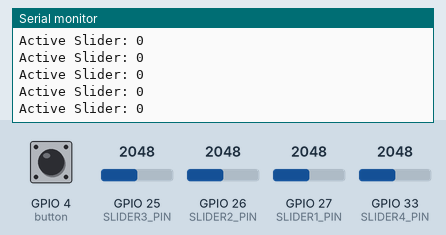
Recording of a sketch running on a simulated ESP32. Shown: the last lines printed to the serial monitor. The inputs (shaded band) are chosen by the test bench; at power-on: GPIO 4 (button) HIGH, GPIO 27 (SLIDER1_PIN) = 2048, GPIO 25 (SLIDER3_PIN) = 2048, GPIO 26 (SLIDER2_PIN) = 2048, GPIO 33 (SLIDER4_PIN) = 2048.

Above: at 1.2 s.
1.3 s: GPIO 4 (button) pulled LOW for 0.15 s
At 2.0 s:
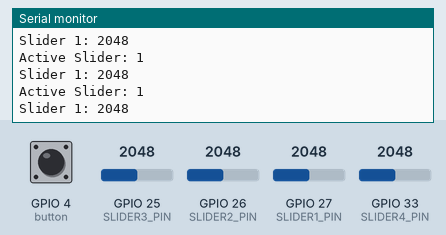
2.9 s: GPIO 27 (SLIDER1_PIN) set to 2866
At 3.5 s:
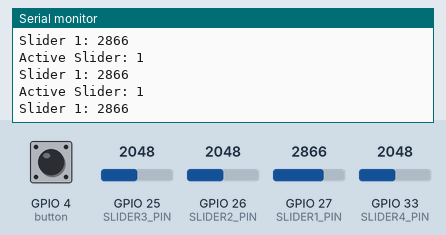

Measured:
- after the input at 1.3 s, the serial monitor: prints a new line at once (image 1)
- after the input at 2.9 s, the serial monitor: prints a new line at once (image 2)

The sketch:

main.ino
```cpp
#include <ezButton.h>

ezButton button(4);
#define SLIDER1_PIN 27
#define SLIDER2_PIN 26
#define SLIDER3_PIN 25
#define SLIDER4_PIN 33
  int activeSlider = 0;

void setup() {
  Serial.begin(115200); // Schnelle und gängige Baudrate
  button.setDebounceTime(20); // Wenn zu hoch, werden keine schnellen Drücker mehr erkannt.
}

void loop() {
button.loop(); // Muss pro Button hier sein

  int slider1_val = analogRead(SLIDER1_PIN);
  int slider2_val = analogRead(SLIDER2_PIN);
  int slider3_val = analogRead(SLIDER3_PIN);
  int slider4_val = analogRead(SLIDER4_PIN);

if (button.isPressed()) {
  Serial.print("Pressed: ");
	activeSlider++;
	if(activeSlider > 3) {
	activeSlider = 1;

	}
}
  Serial.print("Active Slider: ");
  Serial.println(activeSlider);

if (activeSlider == 1) {
  Serial.print("Slider 1: ");
  Serial.println(slider1_val);
}
if (activeSlider == 2) {
    Serial.print("Slider 2: ");
    Serial.println(slider2_val);
}
if (activeSlider == 3) {
    Serial.print("Slider 3: ");
    Serial.println(slider3_val);
}
if (activeSlider == 4) {
    Serial.print("Slider 4: ");
    Serial.println(slider4_val);
}
}
```
